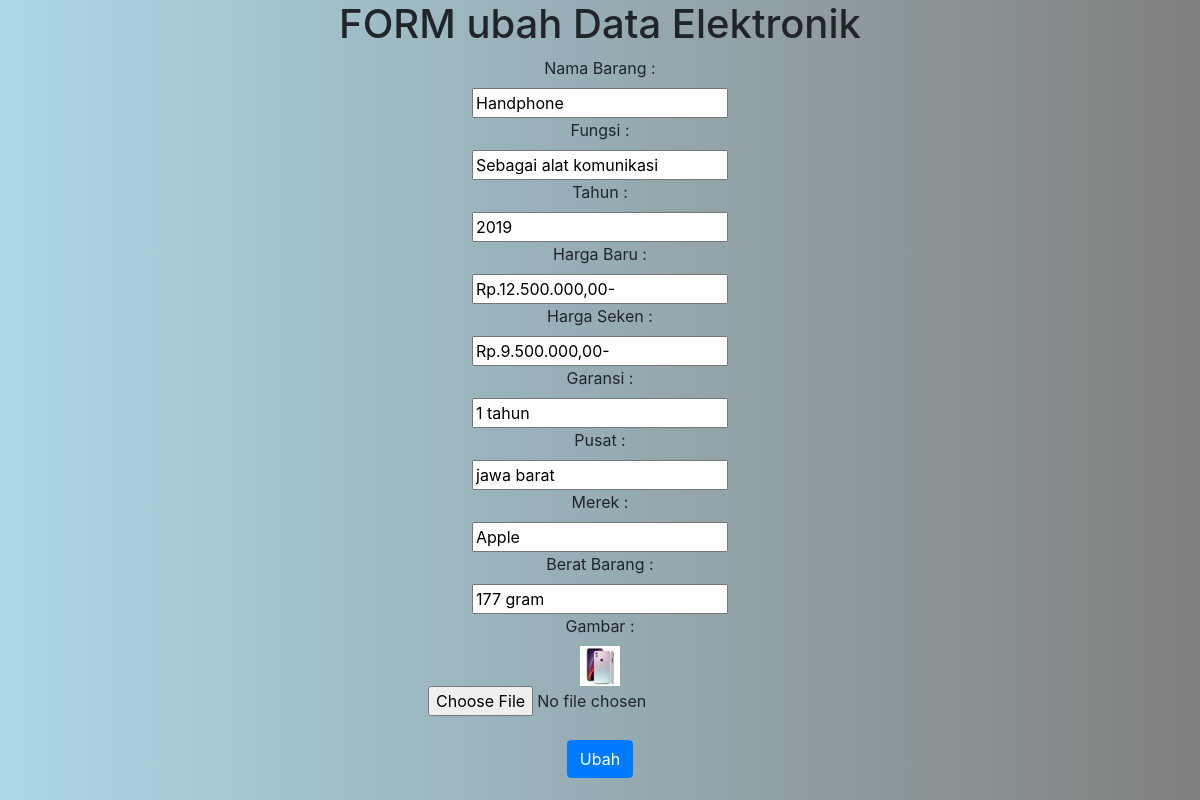
Page /ubah.php?id=1 on the committed database.
### tables this page shows
CREATE TABLE `elektronik` (
  `id` int(10) NOT NULL,
  `gambar` varchar(126) NOT NULL,
  `nama_barang` char(64) NOT NULL,
  `fungsi` char(250) NOT NULL,
  `tahun_produksi` int(64) NOT NULL,
  `harga_baru` varchar(64) NOT NULL,
  `harga_sekon` varchar(64) NOT NULL,
  `garansi` varchar(64) NOT NULL,
  `pusat` char(64) NOT NULL,
  `merek` char(64) NOT NULL,
  `berat_barang` varchar(56) NOT NULL
);

### function.php (called while the page is built, shortened)
<?php
$conn = mysqli_connect('localhost', 'root', '', 'pw_193040151');
function query($query) {
	global $conn;
	$result = mysqli_query($conn, $query);
	$rows = [];
	while( $row = mysqli_fetch_assoc($result)) {
		$rows[] = $row;
	}
	return $rows;
}
?>

### ubah.php (the view, shortened to what this page needs)
<?php
require 'function.php';
$id = $_GET["id"];
$elek = query("SELECT * FROM elektronik WHERE id = $id")[0];
?>
<html>
    <head lang="en">
        <link rel="stylesheet" href="https://maxcdn.bootstrapcdn.com/bootstrap/4.0.0/css/bootstrap.min.css">
        <link rel="stylesheet" href="assets/css/ubah.css">
    </head>
    <body>
        <center><h1>FORM ubah Data Elektronik</h1>
        <form action="" method="post" enctype="multipart/form-data">
           <label for="nama_barang" > Nama Barang : </label><br>
            <input type="text" name="nama_barang" id="nama_barang" value="<?= $elek['nama_barang']; ?>" required><br>
            <label for="fungsi"> Fungsi : </label><br>
            <input type="fungsi" name="fungsi" id="fungsi" value="<?=$elek['fungsi'];?>" required><br>
            <label for="tahun_produksi">Tahun : </label><br>
            <input type="textarea" name="tahun_produksi" id="tahun_produksi" value="<?=$elek['tahun_produksi'];?>" required><br>
            <label for="harga_baru">Harga Baru : </label><br>
            <input type="text" name="harga_baru" id="harga_baru" value="<?=$elek['harga_baru'];?>" required><br>
            <label for="harga_sekon">Harga Seken : </label><br>
            <input type="text" name="harga_sekon" id="harga_sekon" value="<?=$elek['harga_sekon'];?>" required><br>
            <label for="garansi">Garansi : </label><br>
            <input type="text" name="garansi" id="garansi" value="<?=$elek['garansi'];?>" required><br>
            <label for="pusat">Pusat : </label><br>
            <input type="text" name="pusat" id="pusat" value="<?=$elek['pusat'];?>" required><br>
            <label for="merek">Merek : </label><br>
            <input type="text" name="merek" id="merek" value="<?=$elek['merek'];?>" required><br>
            <label for="berat_barang">Berat Barang : </label><br>
            <input type="text" name="berat_barang" id="berat_barang" value="<?=$elek['berat_barang'];?>" required><br>
            <label for="gambar">Gambar : </label><br>
            <img src="../bs-binary-admin/assets/img/<?= $elek['gambar']; ?>" width="40"> <br>
            <input type="file" name="gambar" id="gambar"required><br>
            <br>
            <button type="submit" name="submit" class="btn btn-primary">Ubah</button>
        </form>
    </center>
    </body>
</html>

### assets/css/ubah.css (style rules this page uses)
:root { --input-padding-x: 1.5rem; --input-padding-y: .75rem; }
body { background: #007bff; background: linear-gradient(to right,lightblue, grey); }

### rows in the picture
elektronik: nama_barang "Handphone", fungsi "Sebagai alat komunikasi", tahun_produksi "2019", harga_baru "Rp.12.500.000,00-", harga_sekon "Rp.9.500.000,00-", garansi "1 tahun", pusat "jawa barat", merek "Apple", berat_barang "177 gram", gambar (picture)
